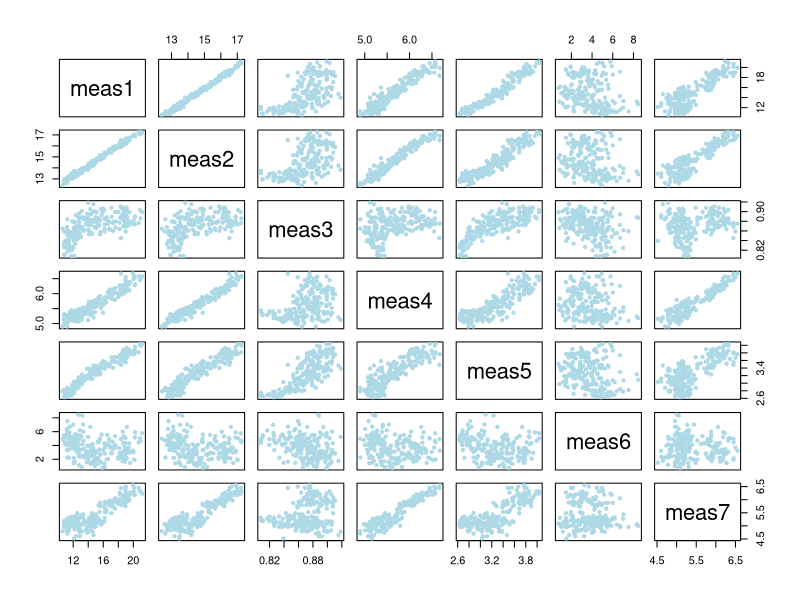
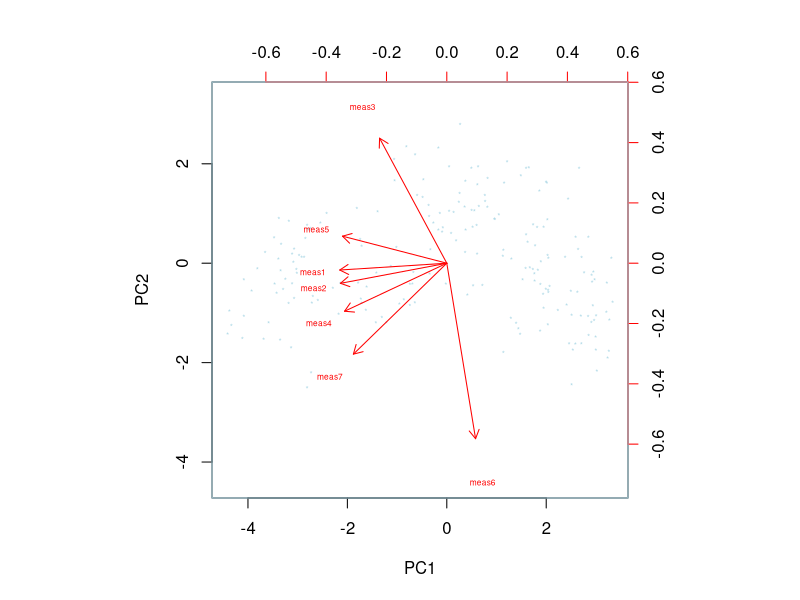
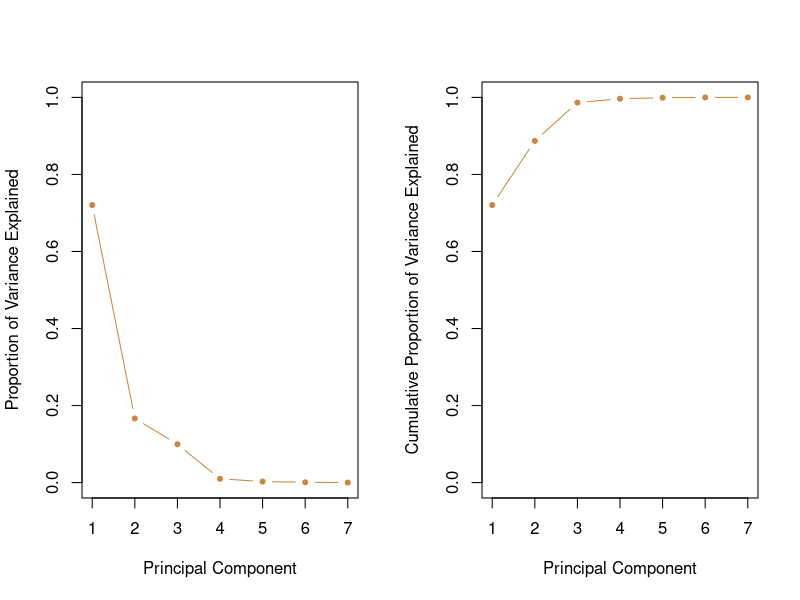
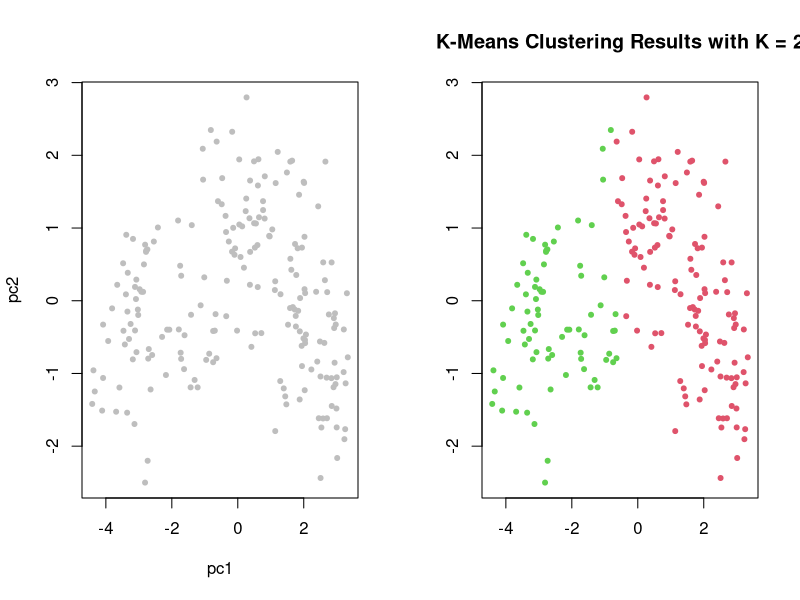

Source code (R) for these figures, in order:
## ---- chunk 1
seeds<-read.csv("seeds_dataset.csv")
seeds
dim(seeds)
## ---- chunk 2
seeds=na.omit(seeds)
dim(seeds)
## ---- chunk 3
colnames(seeds)=c("meas1", "meas2", "meas3", "meas4", "meas5", "meas6", "meas7")
attach(seeds)
## ---- chunk 4
plot(seeds, col="lightblue", pch=20)
## ---- chunk 5
km.out <- kmeans(seeds, 2, nstart = 20)
km.out
pre.clustering=km.out$cluster
## ---- chunk 6
library(stats)
## ---- chunk 7
pr.out=prcomp(seeds,scale=TRUE)
pr.out$center
pr.out$scale
pr.out$rotation
## ---- chunk 8
biplot(pr.out,scale=0, cex=0.5, xlabs=rep("*", length(meas1)),
       col=c("lightblue", "red"))
## ---- chunk 9
pr.var=pr.out$sdev^2
pve=pr.var/sum(pr.var)
pve

par(mfrow = c(1, 2))
plot(pve,xlab="Principal Component", 
     ylab="Proportion of Variance Explained", col="peru", 
     pch=20, ylim=c(0,1),type='b')
plot(cumsum(pve),xlab="Principal Component", 
     ylab="Cumulative Proportion of Variance Explained", 
     col="peru", pch=20, ylim=c(0,1),type='b')
## ---- chunk 10
pr.out$x
## ---- chunk 11
pc1=pr.out$x[,1]
pc2=pr.out$x[,2]
## ---- chunk 12
plot(pc1, pc2, col="grey",pch=20)
## ---- chunk 13
pcs=cbind(pc1, pc2)
km.out=kmeans(pcs, 2, nstart=25)
## ---- chunk 14
sum(km.out$cluster==pre.clustering)/length(pre.clustering)
## ---- chunk 15
plot(pcs, col = (km.out$cluster + 1),
    main = "K-Means Clustering Results with K = 2",
    xlab = "", ylab = "", pch = 20, cex = 1)
